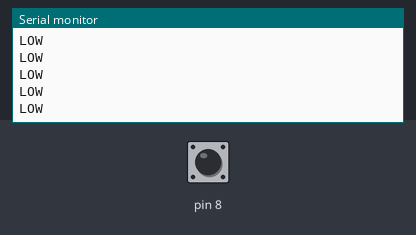
The sketch below on a simulated Arduino Uno, built with avr-gcc and run on an emulated ATmega328P. Shown: the last lines printed to the serial monitor. Inputs (shaded band) come from the test bench; at power-on: pin 8 LOW.

Above: at 1.2 s.
1.3 s: pin 8 driven HIGH
At 2.3 s:
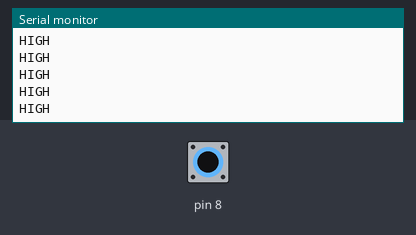
3.2 s: pin 8 driven LOW
At 4.2 s:
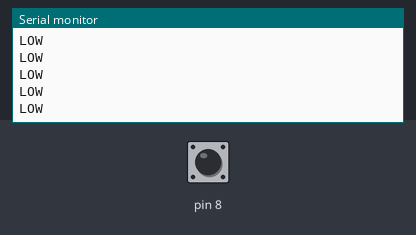
6.2 s: pin 8 driven HIGH
At 7.2 s:
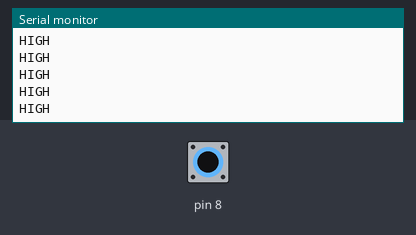

The sketch:

app.ino
```cpp
void setup()
{
	Serial.begin(9600);
    pinMode(8, INPUT);
}

void loop()
{
    if (digitalRead(8))
        Serial.println("HIGH");
    else
        Serial.println("LOW");
}
```

Measured:
- after the input at 1.3 s, the serial monitor: prints a new line after 0.07 s (image 1)
